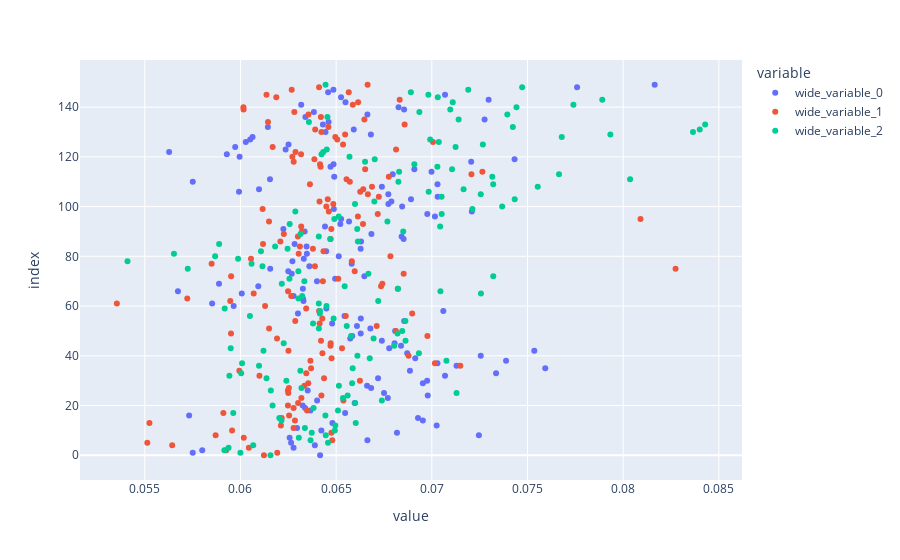

The notebook cell this image was saved under:
### Markdown cell above
# Proving that the variances follow a normal distribution

### Code cell
px.scatter(x=[xs_50, xs_75, xs_100])

### Figure 1 — Plotly figure (JSON) as saved in the notebook; plotly's stock layout.template omitted (floating-point values rounded to 4 significant figures; data arrays with more than 128 entries replaced by an {"elided": "..."} marker saying what was removed)
{"data": [{"hovertemplate": "variable=wide_variable_0<br>value=%{x}<br>index=%{y}<extra></extra>", "legendgroup": "wide_variable_0", "marker": {"color": "#636efa", "symbol": "circle"}, "mode": "markers", "name": "wide_variable_0", "orientation": "h", "showlegend": true, "type": "scatter", "x": {"elided": "150 float values"}, "xaxis": "x", "y": {"elided": "150 int values"}, "yaxis": "y"}, {"hovertemplate": "variable=wide_variable_1<br>value=%{x}<br>index=%{y}<extra></extra>", "legendgroup": "wide_variable_1", "marker": {"color": "#EF553B", "symbol": "circle"}, "mode": "markers", "name": "wide_variable_1", "orientation": "h", "showlegend": true, "type": "scatter", "x": {"elided": "150 float values"}, "xaxis": "x", "y": {"elided": "150 int values"}, "yaxis": "y"}, {"hovertemplate": "variable=wide_variable_2<br>value=%{x}<br>index=%{y}<extra></extra>", "legendgroup": "wide_variable_2", "marker": {"color": "#00cc96", "symbol": "circle"}, "mode": "markers", "name": "wide_variable_2", "orientation": "h", "showlegend": true, "type": "scatter", "x": {"elided": "150 float values"}, "xaxis": "x", "y": {"elided": "150 int values"}, "yaxis": "y"}], "layout": {"legend": {"title": {"text": "variable"}, "tracegroupgap": 0}, "margin": {"t": 60}, "xaxis": {"anchor": "y", "domain": [0, 1], "title": {"text": "value"}}, "yaxis": {"anchor": "x", "domain": [0, 1], "title": {"text": "index"}}}}
